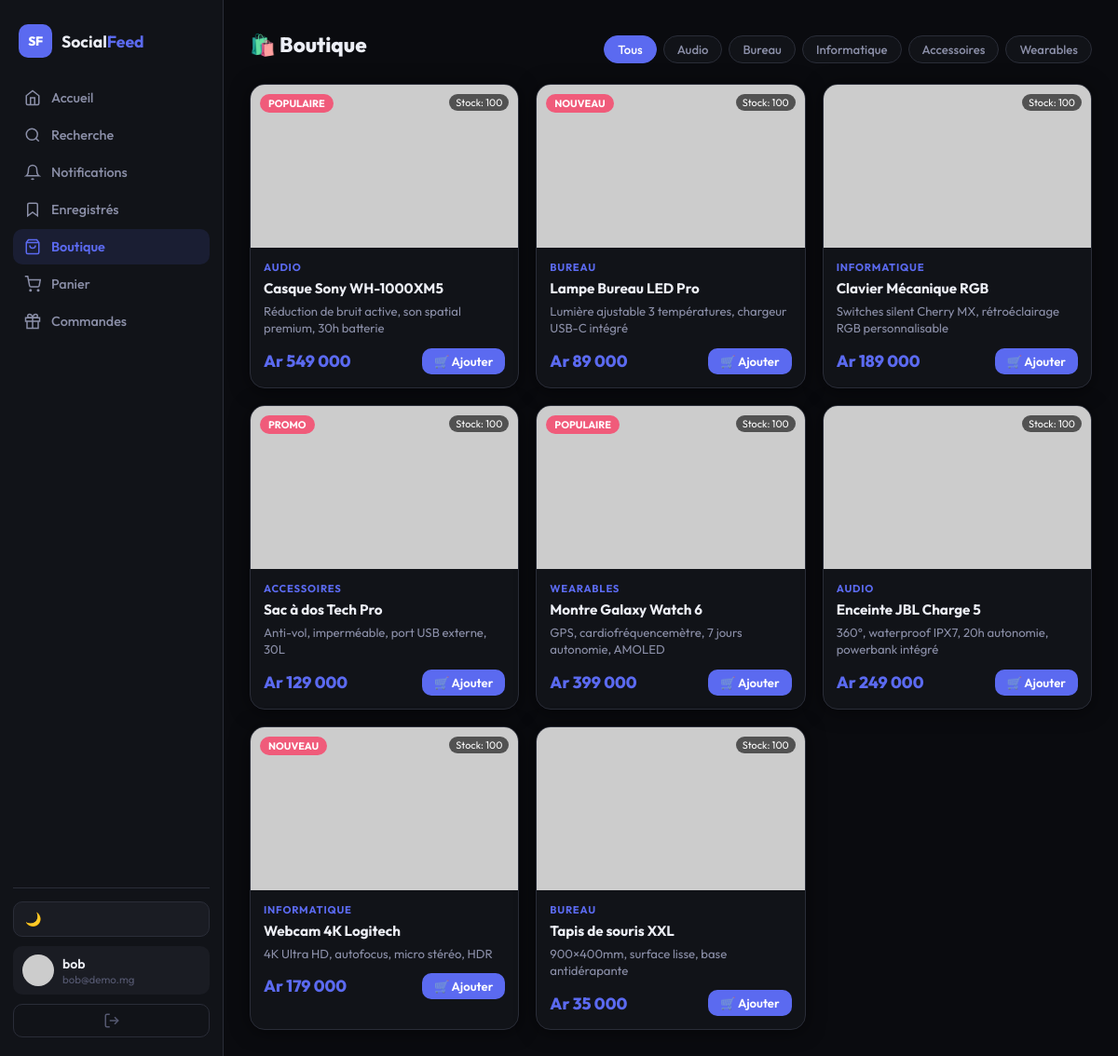
Screenshot of /products (signed in) with the database file from the repository.
### app.py (models this page shows, shortened)
class User(UserMixin, db.Model):
    id = db.Column(db.Integer, primary_key=True)
    username = db.Column(db.String(80), unique=True, nullable=False)
    email = db.Column(db.String(120), unique=True, nullable=False)
    password_hash = db.Column(db.String(256), nullable=False)
    avatar = db.Column(db.String(300), default='')
    cover = db.Column(db.String(300), default='')
    bio = db.Column(db.String(500), default='')
    location = db.Column(db.String(100), default='')
    website = db.Column(db.String(200), default='')
    is_admin = db.Column(db.Boolean, default=False)
    created_at = db.Column(db.DateTime, default=datetime.utcnow)
    posts = db.relationship('Post', backref='author', lazy=True, foreign_keys='Post.user_id')
    likes = db.relationship('Like', backref='user', lazy=True)
    bookmarks = db.relationship('Bookmark', backref='user', lazy=True)

class Product(db.Model):
    id = db.Column(db.Integer, primary_key=True)
    name = db.Column(db.String(100), nullable=False)
    description = db.Column(db.String(500))
    price = db.Column(db.Float, nullable=False)  # in Ariary
    image_url = db.Column(db.String(300))
    category = db.Column(db.String(50))
    badge = db.Column(db.String(30), default='')
    stock = db.Column(db.Integer, default=100)
    clicks = db.relationship('ProductClick', backref='product', lazy=True)
    cart_items = db.relationship('CartItem', backref='product', lazy=True)

### app.py (the view)
@app.route('/products')
@login_required
def products():
    cat = request.args.get('category','')
    q = Product.query
    if cat: q = q.filter_by(category=cat)
    prods = q.all()
    cats = [c[0] for c in db.session.query(Product.category).distinct().all()]
    return render_template('products.html', products=prods, categories=cats, selected_category=cat)

### app.py (called while the page is built)
@login_manager.user_loader
def load_user(uid): return User.query.get(int(uid))

def format_ariary(amount):
    return f"Ar {amount:,.0f}".replace(',', ' ')

def cart_count():
    if current_user.is_authenticated:
        return CartItem.query.filter_by(user_id=current_user.id).count()
    return 0

def notif_count():
    if current_user.is_authenticated:
        return Notification.query.filter_by(user_id=current_user.id, is_read=False).count()
    return 0

@app.context_processor
def inject_theme():
    return {'theme': session.get('theme','dark')}

### templates/products.html (shortened to what this page needs)
{% extends 'base.html' %}
{% block content %}
<div class="products-page">
  <div class="page-header">
    <h2>🛍️ Boutique</h2>
    <div class="category-filters">
      <a href="{{ url_for('products') }}" class="filter-chip {% if not selected_category %}active{% endif %}">Tous</a>
      {% for cat in categories %}
      <a href="{{ url_for('products', category=cat) }}" class="filter-chip {% if selected_category == cat %}active{% endif %}">{{ cat }}</a>
      {% endfor %}
    </div>
  </div>
  <div class="products-grid">
    {% for prod in products %}
    <div class="card product-card">
      <div class="product-img-wrap">
        <img src="{{ prod.image_url }}" class="product-img" alt="{{ prod.name }}" onerror="this.src='https://via.placeholder.com/300x200'" loading="lazy">
        {% if prod.badge %}<span class="badge-overlay">{{ prod.badge }}</span>{% endif %}
        <div class="product-stock">Stock: {{ prod.stock }}</div>
      </div>
      <div class="product-body">
        <div class="product-cat">{{ prod.category }}</div>
        <h3 class="product-name">{{ prod.name }}</h3>
        <p class="product-desc">{{ prod.description }}</p>
        <div class="product-footer">
          <span class="price-lg">{{ prod.price | ariary }}</span>
          <form method="POST" action="{{ url_for('cart_add', product_id=prod.id) }}" class="ajax-cart-form">
            <button type="submit" class="btn btn-primary btn-sm">🛒 Ajouter</button>
          </form>
        </div>
      </div>
    </div>
    {% else %}
    <div class="card empty-card"><div class="empty-icon">📭</div><p>Aucun produit.</p></div>
    {% endfor %}
  </div>
</div>
{% endblock %}

### templates/base.html (shortened to what this page needs)
<!DOCTYPE html>
<html lang="fr" data-theme="{{ theme }}">
<head>
  <link rel="stylesheet" href="{{ url_for('static', filename='css/style.css') }}">
</head>
<body>
{% if current_user.is_authenticated %}
<div class="app-shell">
  <aside class="sidebar" id="sidebar">
    <div class="sidebar-logo">
      <span class="logo-mark">SF</span>
      <span class="logo-text">Social<b>Feed</b></span>
    </div>
    <nav class="sidebar-nav">
      <a href="{{ url_for('feed') }}" class="nav-item {% if request.endpoint == 'feed' %}active{% endif %}">
        <svg class="nav-icon" viewBox="0 0 24 24" fill="none" stroke="currentColor" stroke-width="2"><path d="M3 9l9-7 9 7v11a2 2 0 0 1-2 2H5a2 2 0 0 1-2-2z"/><polyline points="9,22 9,12 15,12 15,22"/></svg>
        <span>Accueil</span>
      </a>
      <a href="{{ url_for('search') }}" class="nav-item {% if request.endpoint == 'search' %}active{% endif %}">
        <svg class="nav-icon" viewBox="0 0 24 24" fill="none" stroke="currentColor" stroke-width="2"><circle cx="11" cy="11" r="8"/><line x1="21" y1="21" x2="16.65" y2="16.65"/></svg>
        <span>Recherche</span>
      </a>
      <a href="{{ url_for('notifications') }}" class="nav-item {% if request.endpoint == 'notifications' %}active{% endif %}">
        <svg class="nav-icon" viewBox="0 0 24 24" fill="none" stroke="currentColor" stroke-width="2"><path d="M18 8A6 6 0 0 0 6 8c0 7-3 9-3 9h18s-3-2-3-9"/><path d="M13.73 21a2 2 0 0 1-3.46 0"/></svg>
        <span>Notifications</span>
        {% set nc = notif_count() %}
      </a>
      <a href="{{ url_for('bookmarks') }}" class="nav-item {% if request.endpoint == 'bookmarks' %}active{% endif %}">
        <svg class="nav-icon" viewBox="0 0 24 24" fill="none" stroke="currentColor" stroke-width="2"><path d="M19 21l-7-5-7 5V5a2 2 0 0 1 2-2h10a2 2 0 0 1 2 2z"/></svg>
        <span>Enregistrés</span>
      </a>
      <a href="{{ url_for('products') }}" class="nav-item {% if request.endpoint == 'products' %}active{% endif %}">
        <svg class="nav-icon" viewBox="0 0 24 24" fill="none" stroke="currentColor" stroke-width="2"><path d="M6 2L3 6v14a2 2 0 0 0 2 2h14a2 2 0 0 0 2-2V6l-3-4z"/><line x1="3" y1="6" x2="21" y2="6"/><path d="M16 10a4 4 0 0 1-8 0"/></svg>
        <span>Boutique</span>
      </a>
      <a href="{{ url_for('cart') }}" class="nav-item {% if request.endpoint == 'cart' %}active{% endif %}">
        <svg class="nav-icon" viewBox="0 0 24 24" fill="none" stroke="currentColor" stroke-width="2"><circle cx="9" cy="21" r="1"/><circle cx="20" cy="21" r="1"/><path d="M1 1h4l2.68 13.39a2 2 0 0 0 2 1.61h9.72a2 2 0 0 0 2-1.61L23 6H6"/></svg>
        <span>Panier</span>
        {% set cc = cart_count() %}
      </a>
      <a href="{{ url_for('orders') }}" class="nav-item {% if request.endpoint == 'orders' %}active{% endif %}">
        <svg class="nav-icon" viewBox="0 0 24 24" fill="none" stroke="currentColor" stroke-width="2"><polyline points="20 12 20 22 4 22 4 12"/><rect x="2" y="7" width="20" height="5"/><path d="M12 22V7"/><path d="M12 7H7.5a2.5 2.5 0 0 1 0-5C11 2 12 7 12 7z"/><path d="M12 7h4.5a2.5 2.5 0 0 0 0-5C13 2 12 7 12 7z"/></svg>
        <span>Commandes</span>
      </a>
    </nav>
    <div class="sidebar-bottom">
      <button class="theme-toggle" id="themeToggle" title="Changer le thème">
        <span class="theme-icon-dark">🌙</span>
      </button>
      <a href="{{ url_for('profile', user_id=current_user.id) }}" class="sidebar-user">
        <img src="{{ current_user.avatar or 'https://i.pravatar.cc/40?u=' ~ current_user.id }}" class="sidebar-avatar" alt="avatar">
        <div class="sidebar-user-info">
          <div class="sidebar-username">{{ current_user.username }}</div>
          <div class="sidebar-email">{{ current_user.email[:25] }}{% if current_user.email|length > 25 %}…{% endif %}</div>
        </div>
      </a>
      <a href="{{ url_for('logout') }}" class="btn-logout" title="Déconnexion">
        <svg viewBox="0 0 24 24" fill="none" stroke="currentColor" stroke-width="2" width="18"><path d="M9 21H5a2 2 0 0 1-2-2V5a2 2 0 0 1 2-2h4"/><polyline points="16 17 21 12 16 7"/><line x1="21" y1="12" x2="9" y2="12"/></svg>
      </a>
    </div>
  </aside>
  <main class="main-content">
          {% set cc = cart_count() %}
    {% block content %}{% endblock %}
  </main>
</div>
{% endif %}
</body>
</html>

### rows the page displays
User: username "bob", email "bob@demo.mg"
Product: badge "POPULAIRE", stock "100", category "AUDIO", name "Casque Sony WH-1000XM5", description "Réduction de bruit active, son spatial premium, 30h batterie", price|ariary "Ar 549 000"
Product: badge "NOUVEAU", stock "100", category "BUREAU", name "Lampe Bureau LED Pro", description "Lumière ajustable 3 températures, chargeur USB-C intégré", price|ariary "Ar 89 000"
Product: stock "100", category "INFORMATIQUE", name "Clavier Mécanique RGB", description "Switches silent Cherry MX, rétroéclairage RGB personnalisable", price|ariary "Ar 189 000"
Product: badge "PROMO", stock "100", category "ACCESSOIRES", name "Sac à dos Tech Pro", description "Anti-vol, imperméable, port USB externe, 30L", price|ariary "Ar 129 000"
Product: badge "POPULAIRE", stock "100", category "WEARABLES", name "Montre Galaxy Watch 6", description "GPS, cardiofréquencemètre, 7 jours autonomie, AMOLED", price|ariary "Ar 399 000"
Product: stock "100", category "AUDIO", name "Enceinte JBL Charge 5", description "360°, waterproof IPX7, 20h autonomie, powerbank intégré", price|ariary "Ar 249 000"
Product: badge "NOUVEAU", stock "100", category "INFORMATIQUE", name "Webcam 4K Logitech", description "4K Ultra HD, autofocus, micro stéréo, HDR", price|ariary "Ar 179 000"
Product: stock "100", category "BUREAU", name "Tapis de souris XXL", description "900×400mm, surface lisse, base antidérapante", price|ariary "Ar 35 000"

### other values shown
{{ cat }} "Audio" "Bureau" "Informatique" "Accessoires" "Wearables"
